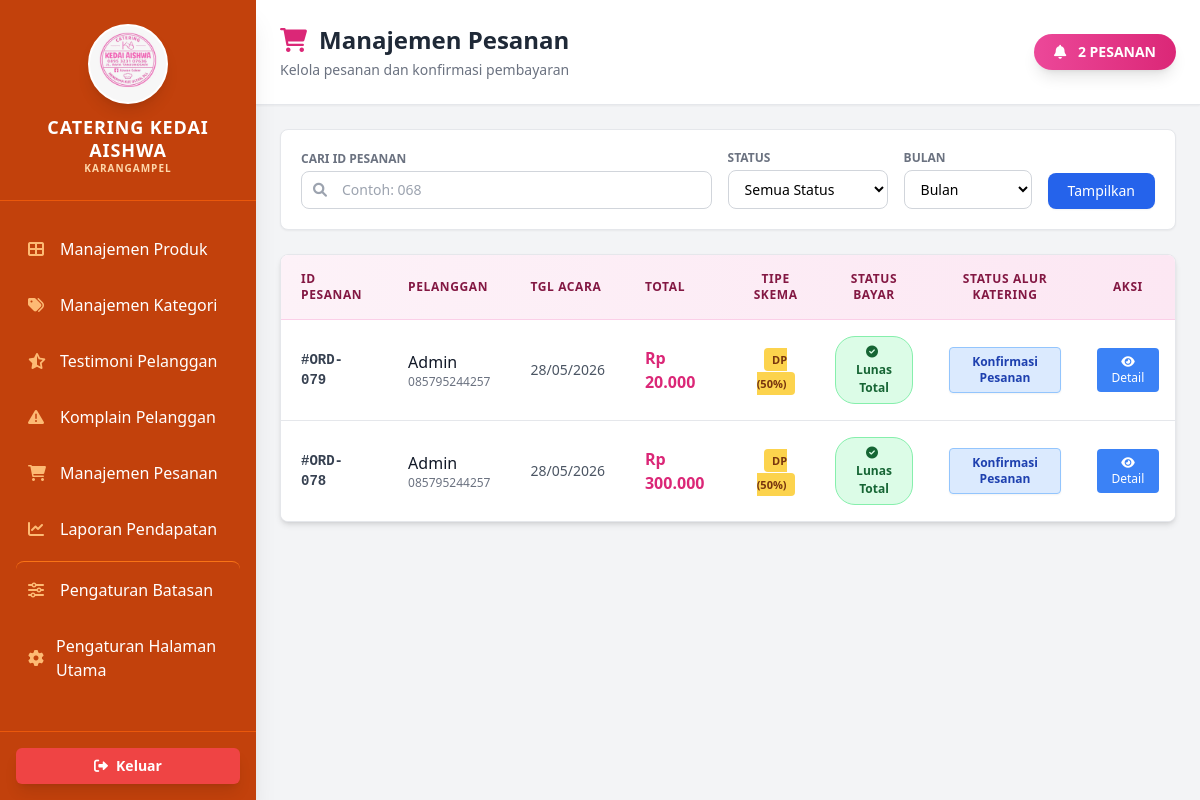
/pelanggan/dashboard_admin/manajemen_pesanan.php (signed in), run on an earlier commit of the app's database.
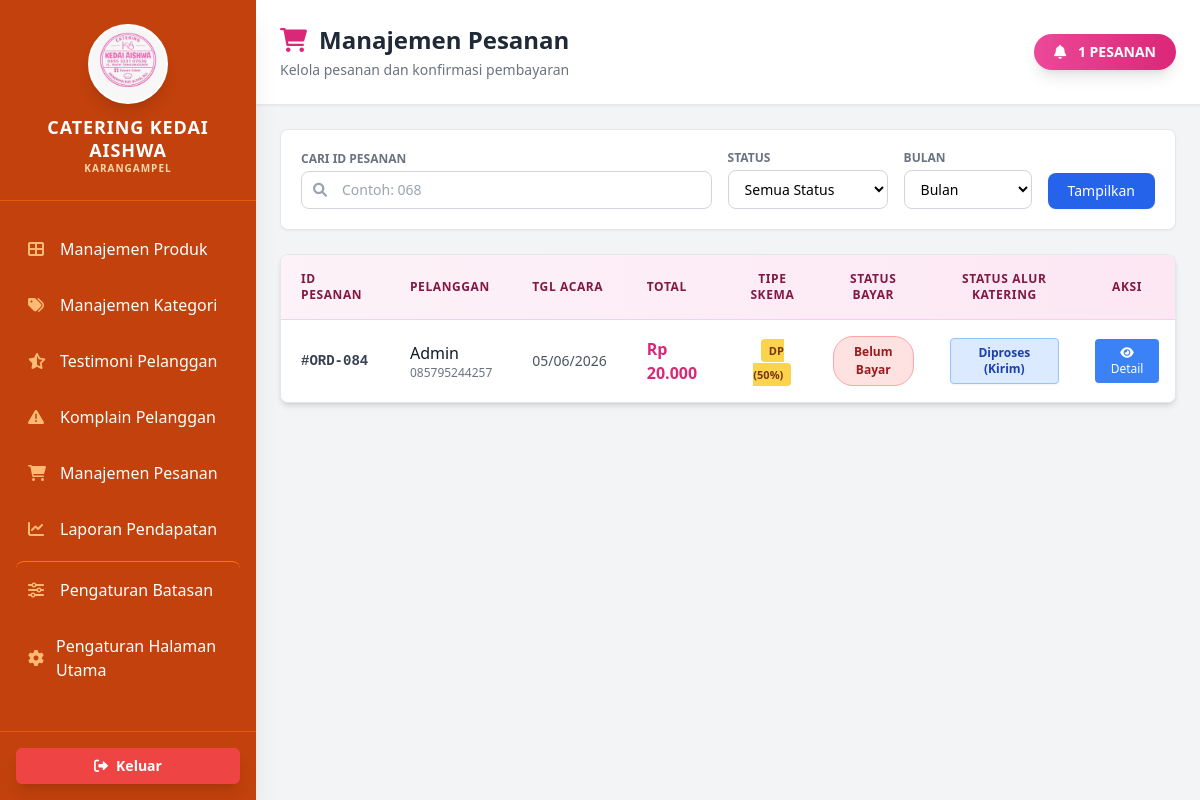
And on a later commit of the database.
### tables this page shows
CREATE TABLE `pesanan` (
  `pesanan_id` int(11) NOT NULL,
  `user_id` int(11) DEFAULT NULL,
  `tanggal_pesan` date DEFAULT NULL,
  `tanggal_acara` date DEFAULT NULL,
  `waktu_acara` time DEFAULT NULL,
  `alamat` text DEFAULT NULL,
  `no_handphone` varchar(15) DEFAULT NULL,
  `total_pesan` decimal(15,2) DEFAULT NULL,
  `status_pesanan` varchar(50) DEFAULT NULL,
  `catatan` text DEFAULT NULL
);

CREATE TABLE `users` (
  `user_id` int(11) NOT NULL,
  `nama_lengkap` varchar(100) NOT NULL,
  `email` varchar(100) NOT NULL,
  `password` varchar(100) DEFAULT NULL,
  `role` enum('admin','pelanggan') DEFAULT 'pelanggan'
);

CREATE TABLE `pembayaran` (
  `pembayaran_id` int(11) NOT NULL,
  `pesanan_id` int(11) DEFAULT NULL,
  `metode_pembayaran` varchar(50) DEFAULT NULL,
  `tanggal_pembayaran` date DEFAULT NULL,
  `waktu_pembayaran` time DEFAULT NULL,
  `total_pembayaran` decimal(15,2) DEFAULT NULL,
  `status_pembayaran` varchar(50) DEFAULT 'Belum Bayar',
  `jumlah_dp` decimal(15,2) DEFAULT 0.00,
  `status_dp` varchar(50) DEFAULT 'Belum Bayar',
  `tanggal_dp` date DEFAULT NULL,
  `waktu_dp` time DEFAULT NULL,
  `bukti_pelunasan` varchar(255) DEFAULT NULL
);

### pelanggan/dashboard_admin/manajemen_pesanan.php (the view, shortened to what the rows shown need)
<?php
include 'koneksi.php';
$where_sql = "";
$query = "
    SELECT
        p.pesanan_id,
        p.user_id,
        u.nama_lengkap,
        p.tanggal_pesan,
        p.tanggal_acara,
        p.waktu_acara,
        p.alamat,
        p.no_handphone,
        p.catatan,
        p.total_pesan,
        p.status_pesanan,
        pb.pembayaran_id,
        pb.metode_pembayaran,
        pb.total_pembayaran,
        pb.status_pembayaran,
        pb.status_dp,
        pb.jumlah_dp
    FROM pesanan p
    LEFT JOIN users u ON p.user_id = u.user_id
    LEFT JOIN pembayaran pb ON p.pesanan_id = pb.pesanan_id
    $where_sql
    ORDER BY p.pesanan_id DESC
";
$result = mysqli_query($conn, $query);
$pesanan_list = [];
while ($row = mysqli_fetch_assoc($result)) {
    $pesanan_list[] = $row;
}
?>
<!DOCTYPE html>
<html lang="id">
<head>
    <script src="https://cdn.tailwindcss.com"></script>
    <link rel="stylesheet" href="https://cdnjs.cloudflare.com/ajax/libs/font-awesome/6.0.0/css/all.min.css">
</head>
<body class="bg-gray-100">
    <div class="flex">
        <?php include('sidebar.php'); ?>
        <main class="flex-1 flex flex-col h-screen">
            <header class="bg-white shadow-sm border-b border-gray-200 p-6 flex justify-between items-center">
                <div>
                    <h2 class="text-2xl font-bold text-gray-800 flex items-center">
                        <i class="fas fa-shopping-cart text-pink-600 mr-3"></i> Manajemen Pesanan
                    </h2>
                </div>
            </header>
            <div class="flex-1 p-6 overflow-y-auto">
                <div class="bg-white rounded-lg shadow-md overflow-hidden border border-gray-200">
                    <div class="overflow-x-auto">
                        <table class="w-full">
                            <thead class="bg-gradient-to-r from-pink-50 to-pink-100 border-b border-pink-200">
                                <tr>
                                    <th class="px-5 py-4 text-left text-xs font-bold text-pink-900 uppercase tracking-wider">ID Pesanan</th>
                                    <th class="px-5 py-4 text-left text-xs font-bold text-pink-900 uppercase tracking-wider">Pelanggan</th>
                                    <th class="px-5 py-4 text-left text-xs font-bold text-pink-900 uppercase tracking-wider">Tgl Acara</th>
                                    <th class="px-5 py-4 text-left text-xs font-bold text-pink-900 uppercase tracking-wider">Total</th>
                                    <th class="px-4 py-4 text-center text-xs font-bold text-pink-900 uppercase tracking-wider">Tipe Skema</th>
                                    <th class="px-4 py-4 text-center text-xs font-bold text-pink-900 uppercase tracking-wider">Status Bayar</th>
                                    <th class="px-5 py-4 text-center text-xs font-bold text-pink-900 uppercase tracking-wider">Status Alur Katering</th>
                                    <th class="px-4 py-4 text-center text-xs font-bold text-pink-900 uppercase tracking-wider">Aksi</th>
                                </tr>
                            </thead>
                            <tbody class="divide-y divide-gray-200">
                                <?php if (!empty($pesanan_list)): ?>
                                    <?php foreach ($pesanan_list as $pesanan):
                                        $detail_query = mysqli_query($conn, "
                                            SELECT dp.*, m.nama_menu, m.gambar, t.nama_tambahan
                                            FROM detail_pesanan dp
                                            LEFT JOIN menu m ON dp.menu_id = m.menu_id
                                            LEFT JOIN tambahan t ON dp.tambahan_id = t.tambahan_id
                                            WHERE dp.pesanan_id = {$pesanan['pesanan_id']}
                                        ");
                                        $details = [];
                                        while ($d = mysqli_fetch_assoc($detail_query)) { $details[] = $d; }
                                        $payment_status = $pesanan['status_pembayaran'] ?? 'Belum Bayar';
                                        $status_dp = $pesanan['status_dp'] ?? 'Belum Bayar';
                                        $tipe_pembayaran = 'Full (100%)';
                                        $badge_skema_class = 'badge-full';
                                        if (strpos(strtolower($pesanan['metode_pembayaran'] ?? ''), '-dp') !== false || $status_dp == 'Selesai' || !empty($pesanan['jumlah_dp'])) {
                                            $tipe_pembayaran = 'DP (50%)';
                                            $badge_skema_class = 'badge-dp';
                                        }
                                        if ($payment_status === 'Selesai') {
                                            $ui_status_bayar = "<span class='status-badge payment-sudah'><i class='fas fa-check-circle mr-1'></i> Lunas Total</span>";
                                        } elseif ($payment_status === 'Menunggu Konfirmasi') {
                                            $ui_status_bayar = "<span class='status-badge payment-konfirmasi'><i class='fas fa-clock mr-1'></i> Verifikasi Pelunasan</span>";
                                        } elseif ($status_dp === 'Selesai') {
                                            $ui_status_bayar = "<span class='status-badge payment-dp'><i class='fas fa-cookie mr-1'></i> Baru Bayar DP</span>";
                                        } else {
                                            $ui_status_bayar = "<span class='status-badge payment-belum'>Belum Bayar</span>";
                                        }
                                        $status_db = $pesanan['status_pesanan'];
                                        $next_status = ''; $btn_text = ''; $btn_class = ''; $confirm_msg = ''; $clickable = true;
                                        if ($status_db === 'Dibatalkan') {
                                            $btn_text = 'Dibatalkan'; $btn_class = 'bg-red-100 text-red-700 border-red-300 cursor-not-allowed'; $clickable = false;
                                        } elseif (empty($status_db) || $status_db === 'Menunggu Bayar' || $status_db === 'Pending' || $status_db === 'Menunggu Verifikasi') {
                                            $btn_text = 'Konfirmasi Pesanan'; $btn_class = 'bg-blue-100 text-blue-800 border-blue-300 hover:bg-blue-200';
                                            $next_status = 'Diproses'; $confirm_msg = 'Konfirmasi bahwa pesanan telah masuk & ubah status ke DIPROSES (Masuk Dapur)?';
                                        } elseif ($status_db === 'Diproses') {
                                            $btn_text = 'Diproses (Kirim)'; $btn_class = 'bg-blue-100 text-blue-800 border-blue-300 hover:bg-blue-200';
                                            $next_status = 'Dikirim'; $confirm_msg = 'Katering siap diantar? Ubah status ke DIKIRIM?';
                                        } elseif ($status_db === 'Dikirim') {
                                            $btn_text = 'Dikirim (Selesai)'; $btn_class = 'bg-orange-100 text-orange-800 border-orange-300 hover:bg-orange-200';
                                            $next_status = 'Selesai'; $confirm_msg = 'Acara selesai & Katering sukses diterima? Ubah status ke SELESAI?';
                                        } elseif ($status_db === 'Selesai') {
                                            $btn_text = 'Selesai'; $btn_class = 'bg-green-100 text-green-800 border-green-300 cursor-not-allowed'; $clickable = false;
                                        }
                                    ?>
                                    <tr class="hover:bg-pink-50 bg-white transition">
                                        <td class="px-5 py-4 font-mono text-sm font-bold text-gray-700">#ORD-<?php echo str_pad($pesanan['pesanan_id'], 3, '0', STR_PAD_LEFT); ?></td>
                                        <td class="px-5 py-4">
                                            <div class="font-medium text-gray-900"><?php echo htmlspecialchars($pesanan['nama_lengkap'] ?? 'N/A'); ?></div>
                                            <div class="text-xs text-gray-500"><?php echo htmlspecialchars($pesanan['no_handphone'] ?? ''); ?></div>
                                        </td>
                                        <td class="px-5 py-4 text-sm text-gray-600"><?php echo date('d/m/Y', strtotime($pesanan['tanggal_acara'])); ?></td>
                                        <td class="px-5 py-4 font-bold text-pink-600">Rp <?php echo number_format($pesanan['total_pesan'], 0, ',', '.'); ?></td>
                                        <td class="px-4 py-4 text-center"><span class="<?php echo $badge_skema_class; ?>"><?php echo $tipe_pembayaran; ?></span></td>
                                        <td class="px-4 py-4 text-center"><?php echo $ui_status_bayar; ?></td>
                                        <td class="px-5 py-4 text-center">
                                            <?php if ($clickable): ?>
                                                <button onclick="confirmNextStatus(<?php echo $pesanan['pesanan_id']; ?>, '<?php echo $next_status; ?>', '<?php echo $confirm_msg; ?>')" class='text-xs font-bold border rounded px-3 py-1.5 w-full shadow-sm transition <?php echo $btn_class; ?>'>
                                                    <?php echo $btn_text; ?>
                                                </button>
                                            <?php else: ?>
                                                <span class='text-xs font-bold border rounded px-3 py-1.5 w-full inline-block <?php echo $btn_class; ?>'><?php echo $btn_text; ?></span>
                                            <?php endif; ?>
                                        </td>
                                        <td class="px-4 py-4 text-center space-y-1">
                                            <button class="bg-blue-500 hover:bg-blue-600 text-white px-3 py-1.5 rounded text-xs transition font-medium w-full block"
                                                    onclick="showDetailModal(<?php echo htmlspecialchars(json_encode($pesanan)); ?>, <?php echo htmlspecialchars(json_encode($details)); ?>)">
                                                <i class="fas fa-eye"></i> Detail
                                            </button>
                                        </td>
                                    </tr>
                                    <?php endforeach; ?>
                                <?php else: ?>
                                    <tr><td colspan="8" class="px-6 py-8 text-center text-gray-500">Tidak ada data pesanan.</td></tr>
                                <?php endif; ?>
                            </tbody>
                        </table>
                    </div>
                </div>
            </div>
        </main>
    </div>
</body>
</html>

What changed in the data, as far as the page shows it:
removed pesanan: pesanan_id "079", user.nama_lengkap "Admin", no_handphone "085795244257", tanggal_acara "28/05/2026", total_pesan "20.000", pembayaran.metode_pembayaran+status_dp+jumlah_dp "DP (50%)", shows "Lunas Total", status_pesanan "Konfirmasi Pesanan"
removed pesanan: pesanan_id "078", user.nama_lengkap "Admin", no_handphone "085795244257", tanggal_acara "28/05/2026", total_pesan "300.000", pembayaran.metode_pembayaran+status_dp+jumlah_dp "DP (50%)", shows "Lunas Total", status_pesanan "Konfirmasi Pesanan"
added pesanan: pesanan_id "084", user.nama_lengkap "Admin", no_handphone "085795244257", tanggal_acara "05/06/2026", total_pesan "20.000", pembayaran.metode_pembayaran "DP (50%)", shows "Belum Bayar", status_pesanan "Diproses (Kirim)"
Also different on the page:
count($pesanan_list): "2" → "1"
